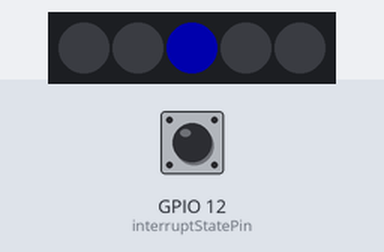
The program below on a simulated ESP8266 (NodeMCU). Parts: 5 RGB LEDs in strip order, left to right. The inputs (shaded band) are chosen by the test bench; at power-on: GPIO 12 (interruptStatePin) HIGH. Dim RGB values are drawn brighter than linear; WiFi joins after 1.5 s; servers stay silent unless stated; no MQTT or app messages arrive unless stated; what the program prints to the serial monitor is not drawn.

Above: at 2.7 s.
2.8 s: GPIO 12 (interruptStatePin) pulled LOW for 3.2 s
At 4.42 s:
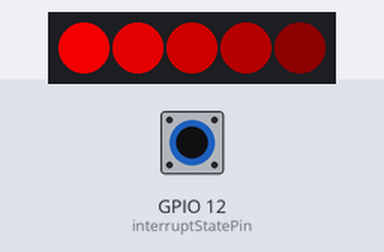
At 5.02 s:
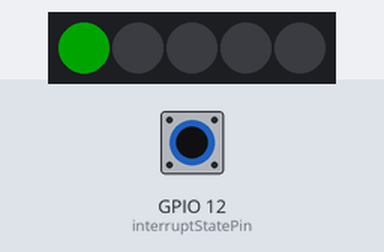
6.6 s: GPIO 12 (interruptStatePin) pulled LOW for 0.15 s
At 11.02 s:
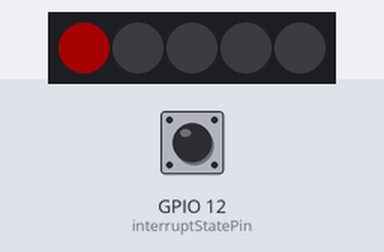
Timing chart, 0 to 13.3 s (numbered marks = the images above; inputs shaded):
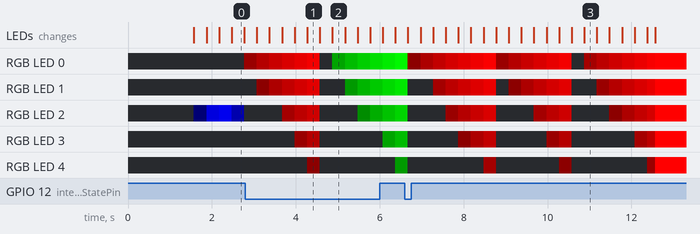

Measured:
- after the input at 2.8 s, the LEDs: first differ from a run without the input after 2.1 s (image 2)
- after the input at 6.6 s, the LEDs: first differ from a run without the input after 4.0 s (image 3 shows a later state)

The program:

main.cpp
```cpp
#include <FS.h>
#include <Arduino.h>
#include <ArduinoJson.h>
#include <ESP8266WiFi.h>
#include <PubSubClient.h>

#include "config.h"
#include "neopixel.h"
#include "state.h"

#define interruptStatePin 12

WiFiClient espClient;
PubSubClient mqttClient(espClient);

State state;
NeopixelInterface interface(&state);

bool stateOpen = false;

volatile byte interruptStateCounter = 1;

void connectWiFi() {
  delay(10);

  Serial.println("");

  WiFi.begin(wifi_ssid, wifi_password);

  Serial.print("Connecting");
  while (WiFi.status() != WL_CONNECTED)
  {
    delay(500);
    ESP.wdtFeed();
    Serial.print(".");
    interface.loop();
  }

  Serial.println("");
  Serial.print("WiFi connected ");
  Serial.println(WiFi.localIP());
  Serial.print("MQTT configured to ");
  Serial.print(mqtt_server);
  Serial.print(" with user ");
  Serial.println(mqtt_user);
}

void connectMQTT() {
  // Loop until we're reconnected
  while (!mqttClient.connected()) {
    Serial.print("Attempting MQTT connection...");
    // Attempt to connect
    if (mqttClient.connect("vspace.one.state.open", mqtt_user, mqtt_password)) {
      Serial.println("connected");
    } else {
      Serial.print("failed, rc=");
      Serial.print(mqttClient.state());
      Serial.println(" try again in 5 seconds");
      // Wait 5 seconds before retrying
      delay(5000);
    }
  }
}


// ##############################
// Interrupt handling
// ##############################

void interruptStateSR(){
  interruptStateCounter++;
}

void interruptStateHandler(){
  static bool last = false;

  stateOpen = digitalRead(interruptStatePin) == LOW;
  state.setLocalSpaceState(stateOpen ? SpaceState::SOPEN : SpaceState::SCLOSED);
  state.setRemoteSpaceState(stateOpen ? SpaceState::SOPEN : SpaceState::SCLOSED); //TODO query real remote state

  if (last != stateOpen){
    StaticJsonBuffer<200> jsonBuffer;

    JsonObject& root = jsonBuffer.createObject();
    root["status"] = "ok";

    JsonObject& data = root.createNestedObject("data");
    data["open"] = stateOpen?true:false;

    char message[200];
    root.printTo((char*)message, root.measureLength() + 1);

    mqttClient.publish("vspace/one/state/open", message);
    last = stateOpen;
  }

  interruptStateCounter = 0;
}

// ##############################
// Arduino "main" functions
// ##############################

void setup() {
  // State switch
  pinMode(interruptStatePin, INPUT_PULLUP);
  attachInterrupt(digitalPinToInterrupt(interruptStatePin), interruptStateSR, CHANGE);

  state.setConnectionState(ConnectionState::PRE_SERIAL);
  Serial.begin(115200);
  while (!Serial){
    ESP.wdtFeed();
    interface.loop();
  };

  state.setConnectionState(ConnectionState::PRE_WIFI);
  connectWiFi();

  mqttClient.setServer(mqtt_server, 1883);
}

void loop() {
  if (!mqttClient.connected()) {
    state.setConnectionState(ConnectionState::NO_MQTT);
    connectMQTT();
  } else if (state.getConnectionState() != ConnectionState::CONN_OK) {
    state.setConnectionState(ConnectionState::CONN_OK);
  }
  mqttClient.loop();

  if (interruptStateCounter > 0){
    interruptStateHandler();
  }

  interface.loop();
  ESP.wdtFeed();
}
```

neopixel.cpp
```cpp
#include "neopixel.h"

#include <functional>
#include <algorithm>


NeopixelInterface::NeopixelInterface(State* st) : strip(neopixelCount), animator(1){
    state = st;
    strip.Begin();
}

void NeopixelInterface::loop(){
    ConnectionState connectionState = state->getConnectionState();

    updateInterfaceState();

    switch (ifState){
    case InterfaceState::UNCONNECTED:
        switch (connectionState){
        case ConnectionState::PRE_SERIAL:
            startAnimationBlink(RgbColor(255,0,0),2);
            break;
        case ConnectionState::PRE_WIFI:
            startAnimationBlink(RgbColor(255,150,150),2);
            break;
        case ConnectionState::NO_MQTT:
            startAnimationBlink(RgbColor(0,0,255),2);
            break;
        }
        break;
    case InterfaceState::OPEN:
        if (millis() - ifChange > 4000){
            startAnimationSolid(RgbColor(0,255,0));
        } else {
            startAnimationRotate(RgbColor(0,255,0));
        }
        break;
    case InterfaceState::CLOSED:
        if (millis() - ifChange > 4000){
            startAnimationSolid(RgbColor(255,0,0));
        } else {
            startAnimationRotate(RgbColor(255,0,0));
        }
        break;
    case InterfaceState::ERROR:
        if (millis() - ifChange > 4000){
            startAnimationBlinkAll(RgbColor(255,150,150));
        } else {
            startAnimationRotate(RgbColor(255,150,150));
        }
        break;
    }

    animator.UpdateAnimations();
    strip.Show();
}

void NeopixelInterface::updateInterfaceState(){
    ConnectionState connectionState = state->getConnectionState();
    SpaceState localState = state->getLocalSpaceState();
    SpaceState remoteState = state->getRemoteSpaceState();

    switch (connectionState){
    case ConnectionState::PRE_SERIAL:
    case ConnectionState::PRE_WIFI:
    case ConnectionState::NO_MQTT:
        if (ifState != InterfaceState::UNCONNECTED){
            ifState = InterfaceState::UNCONNECTED;
            ifChange = millis();
        }
        return;
    }

    if (localState != remoteState){
        if (ifState != InterfaceState::ERROR){
            ifState =  InterfaceState::ERROR;
            ifChange = millis();
        }
        return;
    }

    if (localState == SpaceState::SOPEN){
        if (ifState != InterfaceState::OPEN){
            ifState =  InterfaceState::OPEN;
            ifChange = millis();
        }
        return;
    }

    if (localState == SpaceState::SCLOSED){
        if (ifState != InterfaceState::CLOSED){
            ifState =  InterfaceState::CLOSED;
            ifChange = millis();
        }
        return;
    }
}

void NeopixelInterface::startAnimationRotate(RgbColor c){
    if (animator.IsAnimating()){
        return;
    }
    animationColor = c;
    animator.StartAnimation(0,2000, [=](const AnimationParam &param){
        animationRotate(param);
    });
}

void NeopixelInterface::startAnimationSolid(RgbColor c){
    if (animator.IsAnimating()){
        return;
    }
    animationColor = c;
    animator.StartAnimation(0,2000, [=](const AnimationParam &param){
        animationSolid(param);
    });
}

void NeopixelInterface::startAnimationBlinkAll(RgbColor c){
    if (animator.IsAnimating()){
        return;
    }
    animationColor = c;
    animator.StartAnimation(0,2000, [=](const AnimationParam &param){
        animationBlinkAll(param);
    });
}

void NeopixelInterface::startAnimationBlink(RgbColor c,int i){
    if (animator.IsAnimating()){
        return;
    }
    animationColor = c;
    animationLED = i;
    animator.StartAnimation(0,1000, [=](const AnimationParam &param){
        animationBlink(param);
    });
}

void NeopixelInterface::animationRotate(const AnimationParam &param){
    float part = 1. / ((float)neopixelCount);
    for (int i = 0; i < neopixelCount; i++){
        float localProgress = param.progress - part * i;
        localProgress = localProgress < 0 ? 0 : localProgress;

        strip.SetPixelColor(i, RgbColor::LinearBlend(RgbColor(0),animationColor,localProgress));
    }

    if (param.state == AnimationState_Completed && !stateChanged){
        animator.RestartAnimation(param.index);
    }
}
void NeopixelInterface::animationSolid(const AnimationParam &param){
    for (int i = 0; i < neopixelCount; i++){
        strip.SetPixelColor(i,animationColor);
    }

    if (param.state == AnimationState_Completed && !stateChanged){
        animator.RestartAnimation(param.index);
    }
}
void NeopixelInterface::animationBlinkAll(const AnimationParam &param){
    if (param.progress < 0.5){
        for (int i = 0; i < neopixelCount; i++){
            strip.SetPixelColor(
                i,RgbColor::LinearBlend(RgbColor(0),animationColor,param.progress*2));
        }
    } else if (param.progress < 1){
        for (int i = 0; i < neopixelCount; i++){
            strip.SetPixelColor(
                i,RgbColor::LinearBlend(animationColor,RgbColor(0),param.progress*2));
        }
    }

    if (param.state == AnimationState_Completed && !stateChanged){
        animator.RestartAnimation(param.index);
    }
}
void NeopixelInterface::animationBlink(const AnimationParam &param){
    if (param.progress < 0.5){
        strip.SetPixelColor(
            animationLED,RgbColor::LinearBlend(RgbColor(0),animationColor,param.progress*2));
    } else if (param.progress < 1){
        strip.SetPixelColor(
            animationLED,RgbColor::LinearBlend(animationColor,RgbColor(0),param.progress*2));
    }

    if (param.state == AnimationState_Completed && !stateChanged){
        animator.RestartAnimation(param.index);
    }
}
```

neopixel.h
```cpp
#pragma once

#include <NeoPixelBus.h>
#include <NeoPixelAnimator.h>

#include "state.h"

#define neopixelPin 2
#define neopixelCount 5

class NeopixelInterface{
private:
    enum InterfaceState{
        UNCONNECTED, OPEN, CLOSED, ERROR
    };

    NeoPixelBus<NeoGrbFeature,NeoEsp8266Uart800KbpsMethod> strip;
    NeoPixelAnimator animator;
    State *state;

    InterfaceState ifState;
    long ifChange;

    bool stateChanged = true;

    RgbColor animationColor;
    int animationLED;

    void startAnimationRotate(RgbColor);
    void startAnimationSolid(RgbColor);
    void startAnimationBlinkAll(RgbColor);
    void startAnimationBlink(RgbColor,int);

    void updateInterfaceState();

    void animationRotate(const AnimationParam &param);
    void animationSolid(const AnimationParam &param);
    void animationBlinkAll(const AnimationParam &param);
    void animationBlink(const AnimationParam &param);

public:
    NeopixelInterface(State*);

    void loop();
};
```

state.cpp
```cpp
#include "state.h"

ConnectionState State::getConnectionState(){
    return connectionState;
}
void State::setConnectionState(ConnectionState st){
    connectionState = st;
}

SpaceState State::getLocalSpaceState(){
    return localState;
}
void State::setLocalSpaceState(SpaceState st){
    localState = st;
}

SpaceState State::getRemoteSpaceState(){
    return remoteState;
}
void State::setRemoteSpaceState(SpaceState st){
    remoteState = st;
}
```

state.h
```cpp
#pragma once

enum ConnectionState{
    PRE_SERIAL, // Before Serial is connected
    PRE_WIFI,   // Before WiFi connection is established
    NO_MQTT,    // Before connection to a MQTT server is established
    CONN_OK          // All connections done
};

enum SpaceState{
    SOPEN,
    SCLOSED
};

class State{
private:
    ConnectionState connectionState = PRE_SERIAL;
    SpaceState localState = SCLOSED;
    SpaceState remoteState = SCLOSED;

public:
    ConnectionState getConnectionState();
    void setConnectionState(ConnectionState st);

    SpaceState getLocalSpaceState();
    void setLocalSpaceState(SpaceState st);

    SpaceState getRemoteSpaceState();
    void setRemoteSpaceState(SpaceState st);
};
```

config.template.h
```cpp
#define wifi_ssid "your ssid"
#define wifi_password "your psk"

#define mqtt_server "your mqtt server"
#define mqtt_user "your mqtt username"
#define mqtt_password "your mqtt password"
```
